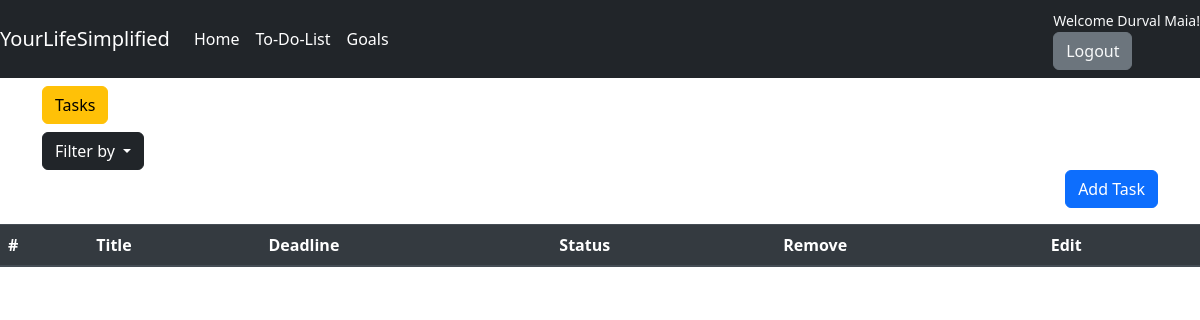
The app's page /todolist/completed_tasks (signed in), older data.
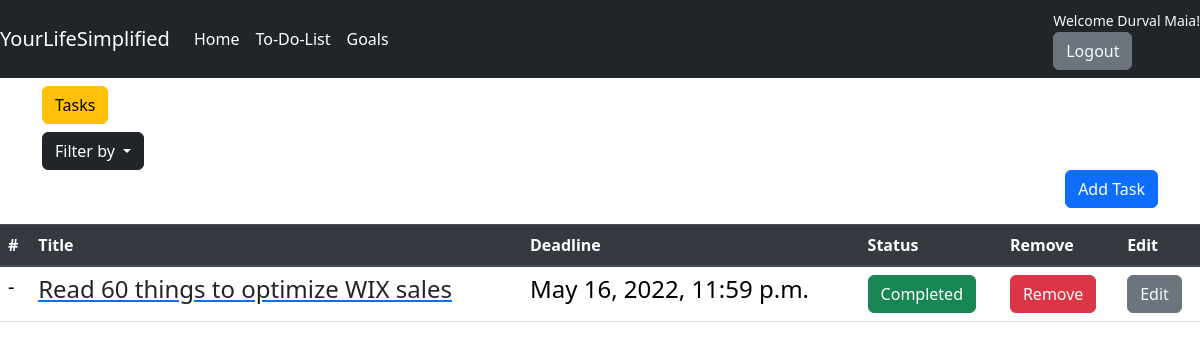
The same page, newer data.
### todolist/models.py (models this page shows, shortened)
class ToDoList(models.Model):
    objects = None
    user = models.ForeignKey(User, on_delete=models.CASCADE, null=True)
    title = models.CharField(max_length=100, unique=True)
    description = models.TextField(max_length=10000, blank=True)
    end_date = models.DateTimeField(auto_now=False, blank=True)
    is_completed = models.BooleanField(default=False)
    is_late = models.BooleanField(default=False)
    created_at = models.DateTimeField(auto_now_add=True)
    session_key = models.CharField(max_length=100, blank=True)

### todolist/views.py (the view)
# urls.py: path('completed_tasks', views.completed_tasks, name='completed_tasks'),
def completed_tasks(request):
    if request.user.is_authenticated:
        tasks = ToDoList.objects.filter(user=request.user, is_completed=True).order_by('end_date')
    else:
        tasks = ToDoList.objects.filter(user=None, session_key=request.session.session_key, is_completed=True).order_by('end_date')
    paginator = Paginator(tasks, 9)
    page_number = request.GET.get('page')
    page_obj = paginator.get_page(page_number)
    context = {
        'tasks': page_obj,
    }
    return render(request, 'to_do_list/todolist.html', context)

### templates/to_do_list/todolist.html (shortened to what this page needs)
{% extends 'base.html' %}
{% block content %}
<header>
<div class="container py-2">
    <div class="row">
      <div class="col text-left"><a href="#"><h4 class="btn btn-warning">Tasks</h4></a></div>
<div class="dropdown">
  <button class="btn btn-dark dropdown-toggle" type="button" id="book-dropdown" data-bs-toggle="dropdown">
    Filter by
  </button>
</div>
      <div class="col text-right"><h4 data-toggle="modal" data-target="#AddModal" class="btn btn-primary">Add Task</h4></div>
    </div>
    </div>
  </header>
<table class="table">
  <thead class="thead-dark">
    <tr>
      <th scope="col">#</th>
      <th scope="col">Title</th>
      <th scope="col">Deadline</th>
      <th scope="col">Status</th>
      <th scope="col">Remove</th>
      <th scope="col">Edit</th>
    </tr>
  </thead>
  <tbody>
  {% for task in tasks %}
    <tr>
      <td><h5>-</h5></td>
      <td><a href="{% url 'task_description' task.id %}"><h4 class="text-dark">{{ task.title }}</h4></a></td>
      <td><h4>{{ task.end_date }}</h4></td>
      {% if not task.is_late %}
      {% if task.is_completed == True %}
      <td><a class="btn btn-success" href="{% url 'change_status' task.id %}">Completed</a></td>
      {% else %}
      <td><a class="btn btn-warning" href="{% url 'change_status' task.id %}">Current</a></td>
      {% endif %}
      {% else %}
      <td><a class="btn btn-danger" href="{% url 'change_status' task.id %}" onclick="return confirm('This task was not completed in time, are you sure you want to mark it as completed?')">Missing</a></td>
      {% endif %}
      <td><a class="btn btn-danger" href="{% url 'remove_task' task.id %}" onclick="return confirm('Are you sure you want to delete this task?')">Remove</a></td>
      <td><a class="btn btn-secondary text-light" href="{% url 'edit_task' task.id %}">Edit</a></td>
    </tr>
  {% endfor %}
  </tbody>
</table>
{% endblock %}

Row changes from the older to the newer data that the page shows:
now on this page (row edited): ToDoList: title "Read 60 things to optimize WIX sales", end_date "May 16, 2022, 11:59 p.m.", is_late "Completed"
